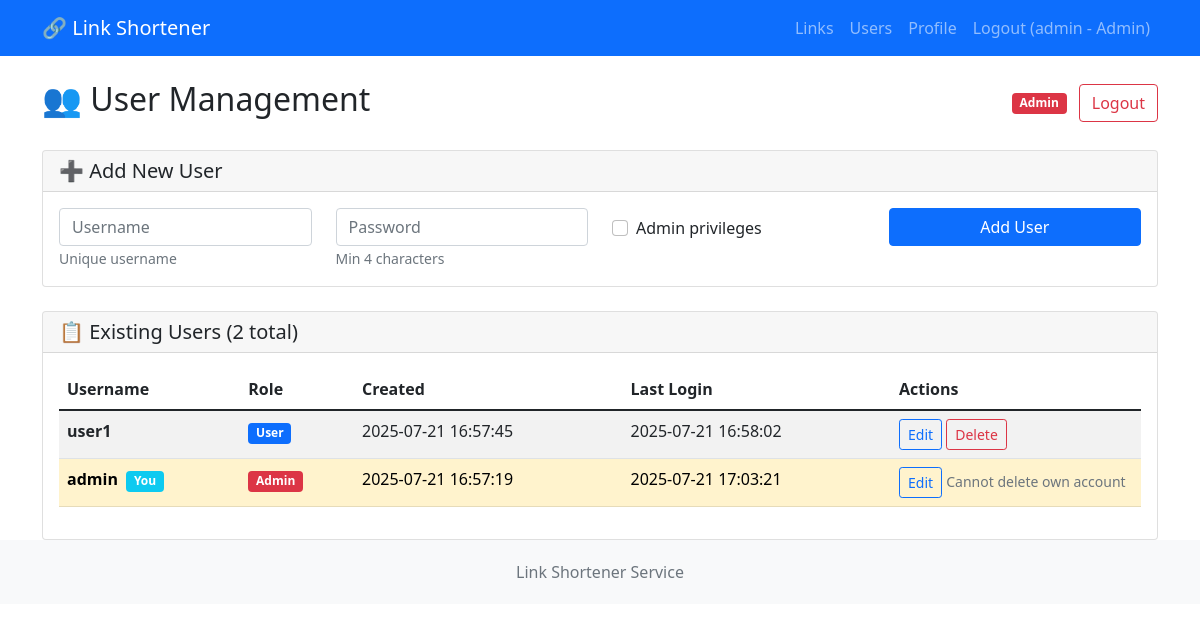
Page /admin/users (signed in) on the committed database.
### tables this page shows
CREATE TABLE users (
            id INTEGER PRIMARY KEY AUTOINCREMENT,
            username TEXT UNIQUE NOT NULL,
            password_hash TEXT NOT NULL,
            is_admin BOOLEAN DEFAULT 0,
            created_at TIMESTAMP DEFAULT CURRENT_TIMESTAMP,
            last_login TIMESTAMP
        );

### app.py (the view)
@app.route('/admin/users')
@admin_required
def manage_users():
    conn = get_db_connection()
    users = conn.execute(
        'SELECT * FROM users ORDER BY created_at DESC'
    ).fetchall()
    conn.close()
    return render_template('users.html', users=users)

### app.py (called while the page is built)
def get_db_connection():
    conn = sqlite3.connect(DATABASE)
    conn.row_factory = sqlite3.Row
    return conn

def admin_required(f):
    @wraps(f)
    def decorated_function(*args, **kwargs):
        if 'user_id' not in session:
            return redirect(url_for('login'))
        if not session.get('is_admin'):
            flash('Admin privileges required!', 'error')
            return redirect(url_for('admin'))
        return f(*args, **kwargs)
    return decorated_function

### templates/users.html (shortened to what this page needs)
{% extends "base.html" %}
{% block content %}
<div class="d-flex justify-content-between align-items-center mb-4">
    <h2>👥 User Management</h2>
    <div>
        <span class="badge bg-danger me-2">Admin</span>
        <a href="{{ url_for('logout') }}" class="btn btn-outline-danger">Logout</a>
    </div>
</div>
<div class="card mb-4">
    <div class="card-header">
        <h5 class="mb-0">➕ Add New User</h5>
    </div>
    <div class="card-body">
        <form method="POST" action="{{ url_for('add_user') }}">
            <div class="row">
                <div class="col-md-3">
                    <input type="text" name="username" class="form-control" placeholder="Username" required>
                    <small class="form-text text-muted">Unique username</small>
                </div>
                <div class="col-md-3">
                    <input type="password" name="password" class="form-control" placeholder="Password" required minlength="4">
                    <small class="form-text text-muted">Min 4 characters</small>
                </div>
                <div class="col-md-3">
                    <div class="form-check mt-2">
                        <input class="form-check-input" type="checkbox" name="is_admin" id="is_admin">
                        <label class="form-check-label" for="is_admin">
                            Admin privileges
                        </label>
                    </div>
                </div>
                <div class="col-md-3">
                    <button type="submit" class="btn btn-primary w-100">Add User</button>
                </div>
            </div>
        </form>
    </div>
</div>
<div class="card">
    <div class="card-header">
        <h5 class="mb-0">📋 Existing Users ({{ users|length }} total)</h5>
    </div>
    <div class="card-body">
        {% if users %}
            <div class="table-responsive">
                <table class="table table-striped">
                    <thead>
                        <tr>
                            <th>Username</th>
                            <th>Role</th>
                            <th>Created</th>
                            <th>Last Login</th>
                            <th width="250">Actions</th>
                        </tr>
                    </thead>
                    <tbody>
                        {% for user in users %}
                        <tr {% if user.id == session.user_id %}class="table-warning"{% endif %}>
                            <td>
                                <strong>{{ user.username }}</strong>
                                {% if user.id == session.user_id %}
                                    <span class="badge bg-info ms-1">You</span>
                                {% endif %}
                            </td>
                            <td>
                                <span class="badge bg-{% if user.is_admin %}danger{% else %}primary{% endif %}">
                                    {% if user.is_admin %}Admin{% else %}User{% endif %}
                                </span>
                            </td>
                            <td>{{ user.created_at }}</td>
                            <td>
                                {% if user.last_login %}
                                    {{ user.last_login }}
                                {% else %}
                                    <span class="text-muted">Never</span>
                                {% endif %}
                            </td>
                            <td>
                                <button class="btn btn-sm btn-outline-primary" data-bs-toggle="modal" data-bs-target="#editUserModal{{ user.id }}">
                                    Edit
                                </button>
                                {% if user.id != session.user_id %}
                                    <form method="POST" action="{{ url_for('delete_user', user_id=user.id) }}" class="d-inline">
                                        <button type="submit" class="btn btn-sm btn-outline-danger"
                                                onclick="return confirm('Are you sure you want to delete user {{ user.username }}?')">
                                            Delete
                                        </button>
                                    </form>
                                {% else %}
                                    <span class="text-muted small">Cannot delete own account</span>
                                {% endif %}
                            </td>
                        </tr>
                        {% endfor %}
                    </tbody>
                </table>
            </div>
        {% else %}
            <div class="text-center py-4">
                <p class="text-muted">No users found. This shouldn't happen!</p>
            </div>
        {% endif %}
    </div>
</div>
{% endblock %}

### templates/base.html (shortened to what this page needs)
<!DOCTYPE html>
<html lang="en">
<head>
    <link href="https://cdn.jsdelivr.net/npm/bootstrap@5.1.3/dist/css/bootstrap.min.css" rel="stylesheet">
</head>
<body>
    <nav class="navbar navbar-expand-lg navbar-dark bg-primary">
        <div class="container">
            <a class="navbar-brand" href="{{ url_for('index') }}">🔗 Link Shortener</a>
            <div class="navbar-nav ms-auto">
                {% if session.user_id %}
                    <a class="nav-link" href="{{ url_for('admin') }}">Links</a>
                    {% if session.is_admin %}
                        <a class="nav-link" href="{{ url_for('manage_users') }}">Users</a>
                    {% endif %}
                    <a class="nav-link" href="{{ url_for('profile') }}">Profile</a>
                    <a class="nav-link" href="{{ url_for('logout') }}">Logout ({{ session.username }}{% if session.is_admin %} - Admin{% endif %})</a>
                {% else %}
                    <a class="nav-link" href="{{ url_for('login') }}">Admin Login</a>
                {% endif %}
            </div>
        </div>
    </nav>
    <div class="container mt-4">
        {% block content %}{% endblock %}
    </div>
    <footer class="footer mt-auto">
        <div class="container text-center">
            <span class="text-muted">Link Shortener Service</span>
        </div>
    </footer>
</body>
</html>

### templates/base.html (style rules this page uses)
.footer { background-color: #f8f9fa; padding: 20px 0; margin-top: 50px; }

### rows in the picture
users: username "admin", shows "You", is_admin "Admin", created_at "2025-07-21 16:57:19", last_login "2025-07-21 17:03:21", shows "Cannot delete own account"
users: username "user1", is_admin "User", created_at "2025-07-21 16:57:45", last_login "2025-07-21 16:58:02"

### other values in the picture
{{ users|length }} "2"
